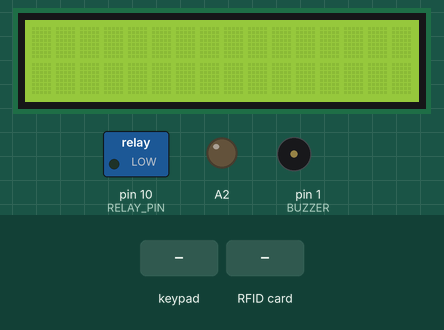
A sketch run on a simulated Arduino Uno, built with avr-gcc and run on an emulated ATmega328P. On the bench: 16×2 character LCD, switched loads named in the sketch (green lamp = pin HIGH), output pins drawn as LEDs (lit = HIGH), buzzer (waves = sounding). The inputs (shaded band) are chosen by the test bench. What the sketch prints to the serial monitor is not drawn.

Above: at 1.3 s.
1.4 s: keypad keys 9 8 7 6 # pressed 0.4 s apart
At 5.1 s:
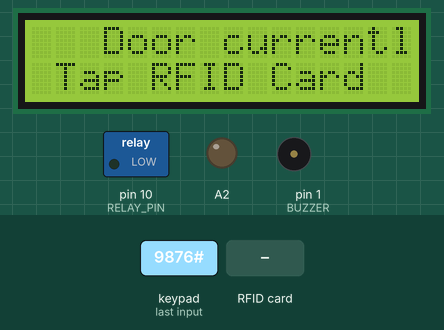
6.0 s: RFID card 29 D8 69 40 held to the reader
At 7.9 s:
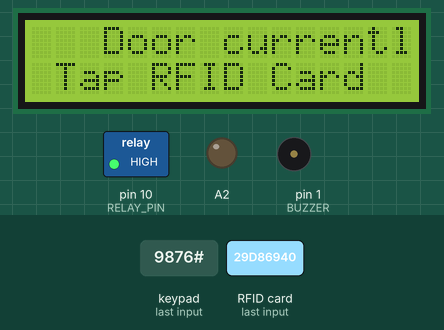
9.0 s: key '*' pressed
At 11.4 s:
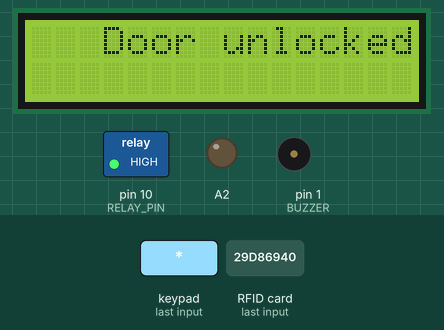
12.0 s: key '1' pressed
At 14.87 s:
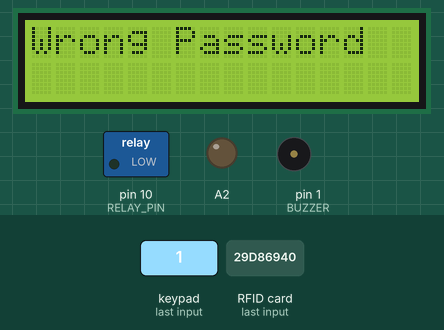
15.0 s: key '#' pressed
At 16.2 s:
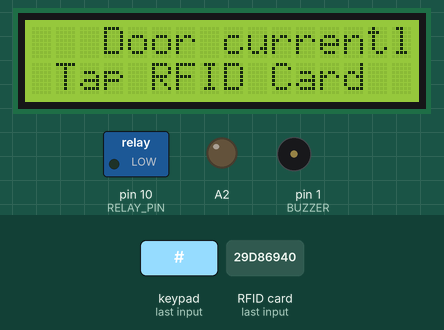
16.6 s: RFID card 5E 7A 19 C4 held to the reader
At 17.5 s:
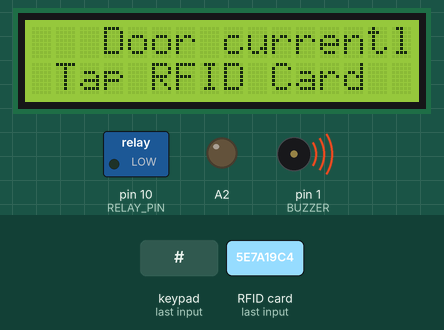
Timing chart, 0 to 19.6 s (numbered marks = the images above; inputs shaded):
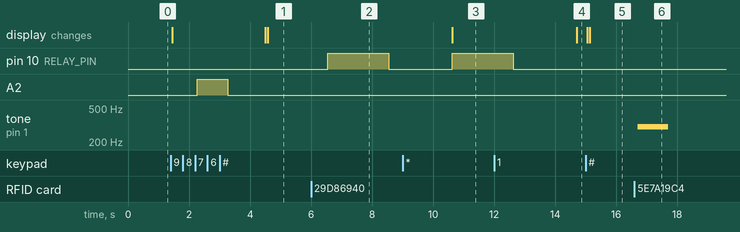

Measured:
- after the input at 1.4 s, A2: LOW → HIGH after 0.86 s, → LOW 1.0 s later; the display: first changes after 0.06 s (image 1 shows a later state)
- after the input at 6.0 s, pin 10 (RELAY_PIN): LOW → HIGH after 0.55 s, → LOW 2.0 s later
- after the input at 9.0 s, pin 10 (RELAY_PIN): LOW → HIGH after 1.6 s; the display: changes after 1.6 s (image 3)
- after the input at 12.0 s, the display: changes after 2.7 s (image 4)
- after the input at 15.0 s, the display: first changes after 0.05 s (image 5 shows a later state)
- after the input at 16.6 s, tone on pin 1 (BUZZER): silent → 300 Hz after 0.11 s, → silent 1.0 s later

The sketch:

chal_raha_hai_bro_sort_of_.ino
```cpp
#include <SPI.h>
#include <MFRC522.h>
#include <Keypad.h>
#include <LiquidCrystal_I2C.h>

// Initialize LCD Display
LiquidCrystal_I2C lcd(0x27, 16, 2);
// Constants for row and column sizes
const byte ROWS = 4;
const byte COLS = 4;
const int RELAY_PIN = 10;
int count=0;

// Array to represent keys on keypad
char hexaKeys[ROWS][COLS] = {
  {'1', '2', '3', 'A'},
  {'4', '5', '6', 'B'},
  {'7', '8', '9', 'C'},
  {'*', '0', '#', 'D'}
};

// Connections to Arduino
byte rowPins[ROWS] = {9, 8, 7, 6};
byte colPins[COLS] = {5, 4, 3, 2};

// Create keypad object
Keypad customKeypad = Keypad(makeKeymap(hexaKeys), rowPins, colPins, ROWS, COLS);

#define SS_PIN A1 //10 A1
#define RST_PIN A0 //9 A0
#define BUZZER 1 //buzzer pin
MFRC522 mfrc522(SS_PIN, RST_PIN);   // Create MFRC522 instance.


void setup() {
  // Setup serial monitor
  Serial.begin(9600);
  pinMode(RELAY_PIN,OUTPUT);
  pinMode(A2,OUTPUT);
  lcd.init();   // LCD screen
  lcd.backlight();
  lcd.clear();

  //Serial.begin(9600);   // Initiate a serial communication
  SPI.begin();      // Initiate  SPI bus
  mfrc522.PCD_Init();   // Initiate MFRC522
  //myServo.attach(3); //servo pin
  //myServo.write(0); //servo start position
  //pinMode(LED_G, OUTPUT);
 // pinMode(LED_R, OUTPUT);
  pinMode(BUZZER, OUTPUT);
  noTone(BUZZER);
  Serial.println("Put your card to the reader...");
  Serial.println();

}

void loop() {
keypad();

 }

 void keypad(){
  char customKey = customKeypad.getKey();
  if ( customKey != '\0')
  {
        lcd.setCursor(0, 0);
        lcd.print("   Door currently Locked");
        lcd.setCursor(0, 1);
        lcd.print(" Enter Password ");
        if(customKey == '*')
        {
         lcd.clear();
         lcd.setCursor(0, 0);
         lcd.print("   Door unlocked!");

          digitalWrite(RELAY_PIN, HIGH);
          delay(2000);
          digitalWrite(RELAY_PIN, LOW);
          delay(2000);
        }
        else if(customKey == '#'){
        bool adi = false;
        while(!adi){mfrc522.PCD_Init();adi=rfid();}
        }
        else
        {
           lcd.clear();
           lcd.setCursor(0, 0);
          lcd.print("Wrong Password");
          Serial.println("Invalid input");
          //Serial.println(count);
          count++;

          if(count == 3)
          {
            digitalWrite(A2, HIGH);
            delay(1000);
            digitalWrite(A2, LOW);
            delay(1000);
          }
       }
   }
 }

 bool rfid(){
  // RFID tag starts from here
  Serial.println("rfid start");
    lcd.setCursor(0, 0);
    lcd.print("   Door currently Locked");
    lcd.setCursor(0, 1);
    lcd.print(" Tap RFID Card ");

        // Look for new cards
      if ( ! mfrc522.PICC_IsNewCardPresent())
      {
        return 0;
        }
         // Select one of the cards
      if ( ! mfrc522.PICC_ReadCardSerial())
      {
        return 0;
      }
        //Show UID on serial monitor
        Serial.print("UID tag :");
        String content= "";
         byte letter;
         for (byte i = 0; i < mfrc522.uid.size; i++)
          {
              Serial.print(mfrc522.uid.uidByte[i] < 0x10 ? " 0" : " ");
              Serial.print(mfrc522.uid.uidByte[i], HEX);
              content.concat(String(mfrc522.uid.uidByte[i] < 0x10 ? " 0" : " "));
              content.concat(String(mfrc522.uid.uidByte[i], HEX));
           }

            Serial.println();
            Serial.print("Message : ");
            content.toUpperCase();
            if (content.substring(1) == "29 D8 69 40" || content.substring(1) == "F9 4A CC 98" ) //change here the UID of the card/cards that you want to give access
              {
                  Serial.println("Authorized access");
                  Serial.println();
                  delay(500);
                  //digitalWrite(LED_G, HIGH);
                  tone(BUZZER, 500);
                  //delay(300);
                  noTone(BUZZER);
                 // delay(5000);
                  digitalWrite(RELAY_PIN, HIGH);
                  delay(2000);
                  digitalWrite(RELAY_PIN, LOW);
                  delay(2000);

                  //digitalWrite(LED_G, LOW);
                  return 1;
              }

           else   {
                      Serial.println(" Access denied");
                      //digitalWrite(LED_R, HIGH);
                      tone(BUZZER, 300);
                       delay(1000);
                        //digitalWrite(LED_R, LOW);
                      noTone(BUZZER);
                   }
          Serial.println("rfid end");
  }
```

apnaDDProject2.cpp
```cpp
// Include the Keypad library
#include <Keypad.h>
#include <LiquidCrystal_I2C.h>

// Initialize LCD Display
LiquidCrystal_I2C lcd(0x27, 16, 2);


// Constants for row and column sizes
const byte ROWS = 4;
const byte COLS = 4;
const int RELAY_PIN = 10;

// Array to represent keys on keypad
char hexaKeys[ROWS][COLS] = {
  {'1', '2', '3', 'A'},
  {'4', '5', '6', 'B'},
  {'7', '8', '9', 'C'},
  {'*', '0', '#', 'D'}
};

// Connections to Arduino
byte rowPins[ROWS] = {9, 8, 7, 6};
byte colPins[COLS] = {5, 4, 3, 2};

// Create keypad object
Keypad customKeypad = Keypad(makeKeymap(hexaKeys), rowPins, colPins, ROWS, COLS);

void setup() {
  // Setup serial monitor
  Serial.begin(9600);
  pinMode(RELAY_PIN,OUTPUT);
  lcd.init();   // LCD screen
  lcd.backlight();
  lcd.clear();
}

void loop() {
  // Get key value if pressed
  char customKey = customKeypad.getKey();

  uint8_t count = 0;
  // if (customKey) {
    // Print key value to serial monitor
  // Serial.println(customKey);

  // char Key = customKeypad.getKey();

  while(count != 5){
  if ( customKey != '\0')
  {
	// LCD initial display
	lcd.setCursor(0, 0);
    	lcd.print("   Door currently Locked");
    	lcd.setCursor(0, 1);
    	lcd.print(" Enter Password ");

        if(customKey == '*')
        {
	  // LCD Conditionals
	  lcd.clear();
	  lcd.setCursor(0, 0);
       	  lcd.print("   Door unlocked!");

          digitalWrite(RELAY_PIN, HIGH);
          delay(200);
          digitalWrite(RELAY_PIN, LOW);
          delay(200);
	  break;
        }

        else {
	  lcd.clear();
	  lcd.setCursor(0, 0);
          lcd.print("Wrong Password");
	  count++;
        }
   }
 }


  }
```
